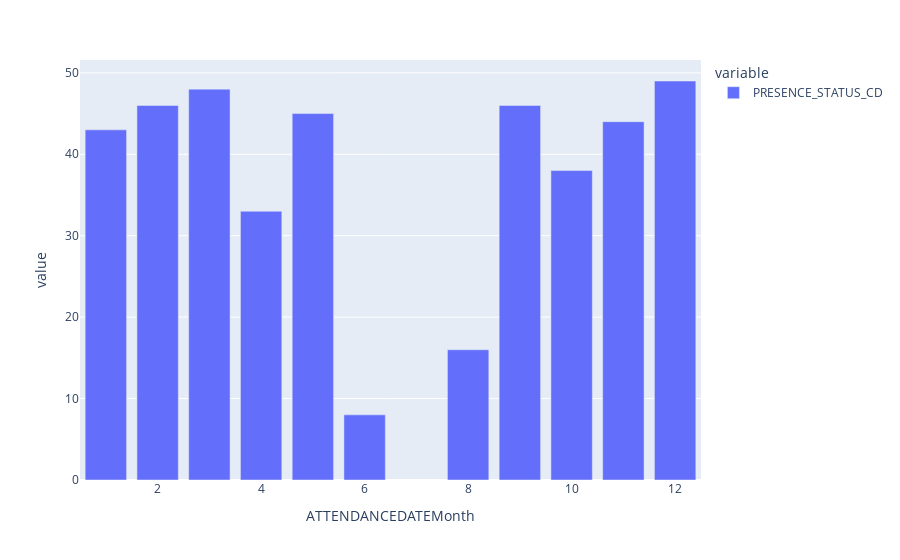

The cell this chart's notebook holds for it:
### Code cell
df_temp = df.loc[89271.0][["PRESENCE_STATUS_CD", "ATTENDANCEDATEMonth"]]

df_present = df_temp[df_temp["PRESENCE_STATUS_CD"] == "Present"]
df_present.groupby("ATTENDANCEDATEMonth")["PRESENCE_STATUS_CD"].count().plot(kind="bar")

### Figure 1 — Plotly figure (JSON) as saved in the notebook; plotly's stock layout.template omitted (floating-point values rounded to 4 significant figures)
{"data": [{"alignmentgroup": "True", "hovertemplate": "variable=PRESENCE_STATUS_CD<br>ATTENDANCEDATEMonth=%{x}<br>value=%{y}<extra></extra>", "legendgroup": "PRESENCE_STATUS_CD", "marker": {"color": "#636efa", "pattern": {"shape": ""}}, "name": "PRESENCE_STATUS_CD", "offsetgroup": "PRESENCE_STATUS_CD", "orientation": "v", "showlegend": true, "textposition": "auto", "type": "bar", "x": [1, 2, 3, 4, 5, 6, 8, 9, 10, 11, 12], "xaxis": "x", "y": [43, 46, 48, 33, 45, 8, 16, 46, 38, 44, 49], "yaxis": "y"}], "layout": {"barmode": "relative", "legend": {"title": {"text": "variable"}, "tracegroupgap": 0}, "margin": {"t": 60}, "xaxis": {"anchor": "y", "domain": [0, 1], "title": {"text": "ATTENDANCEDATEMonth"}}, "yaxis": {"anchor": "x", "domain": [0, 1], "title": {"text": "value"}}}}
